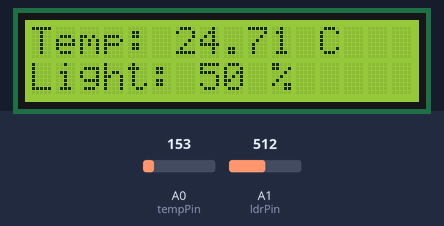
Bench run of a sketch on a simulated Arduino Uno, built with avr-gcc and run on an emulated ATmega328P. Parts: 16×2 character LCD. Inputs (shaded band) come from the test bench; at power-on: A0 (tempPin) = 153, A1 (ldrPin) = 512.

Above: at 3.2 s.
3.3 s: A0 (tempPin) set to 165
At 5.4 s:
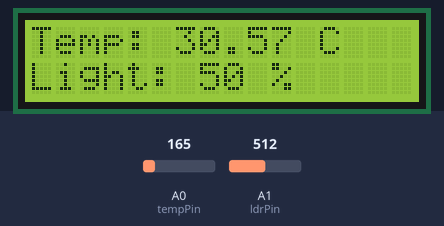
6.0 s: A1 (ldrPin) set to 716
At 6.7 s:
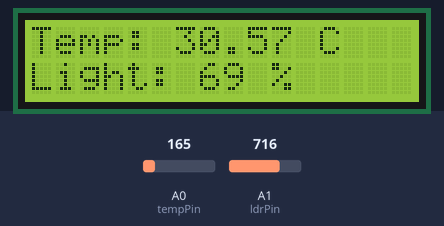
8.7 s: A0 (tempPin) set to 175
At 10.6 s:
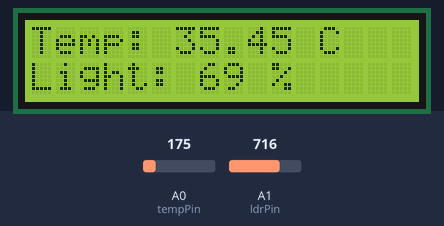
11.7 s: A1 (ldrPin) set to 900
At 13.1 s:
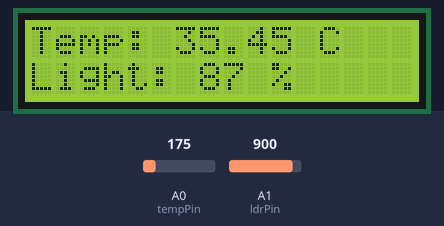
14.4 s: A0 (tempPin) set to 191
At 17.0 s:
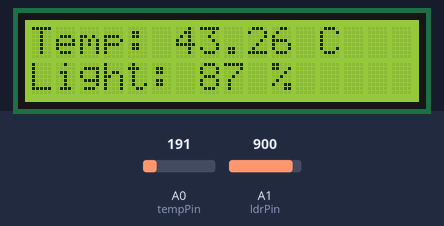
17.8 s: A1 (ldrPin) set to 1023
At 19.5 s:
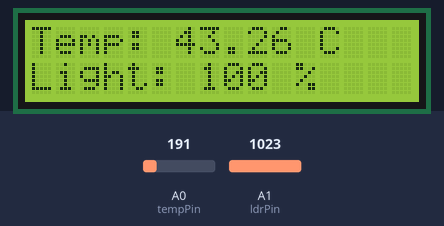
Timing chart, 0 to 21.0 s (numbered marks = the images above; inputs shaded):
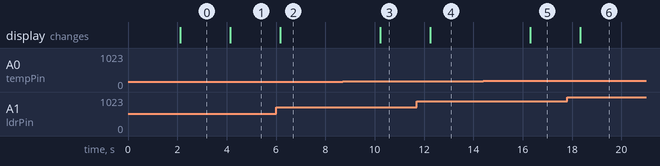

The sketch:

advanced_temperature_monitoring_with_alerts1.ino
```cpp
#include <Adafruit_LiquidCrystal.h>

Adafruit_LiquidCrystal lcd(0);

const int tempPin = A0;
const int ldrPin = A1;

void setup() {
  lcd.begin(16, 2);
  lcd.setBacklight(1);
  lcd.print("Smart Weather");
  lcd.setCursor(0, 1);
  lcd.print("Station Active");
  delay(2000);
}

void loop() {

  int tempVal = analogRead(tempPin);
  float voltage = (tempVal / 1024.0) * 5.0;
  float tempC = (voltage - 0.5) * 100;


  int ldrVal = analogRead(ldrPin);
  int lightPercent = map(ldrVal, 0, 1023, 0, 100);


  lcd.clear();
  lcd.setCursor(0, 0);
  lcd.print("Temp: ");
  lcd.print(tempC);
  lcd.print(" C");

  lcd.setCursor(0, 1);
  lcd.print("Light: ");
  lcd.print(lightPercent);
  lcd.print(" %");

  delay(2000);
}
```

Measured:
- after the input at 3.3 s, the display: changes after 0.84 s (image 1)
- after the input at 6.0 s, the display: changes after 0.17 s (image 2)
- after the input at 8.7 s, the display: changes after 1.5 s (image 3)
- after the input at 11.7 s, the display: changes after 0.55 s (image 4)
- after the input at 14.4 s, the display: changes after 1.9 s (image 5)
- after the input at 17.8 s, the display: changes after 0.54 s (image 6)
